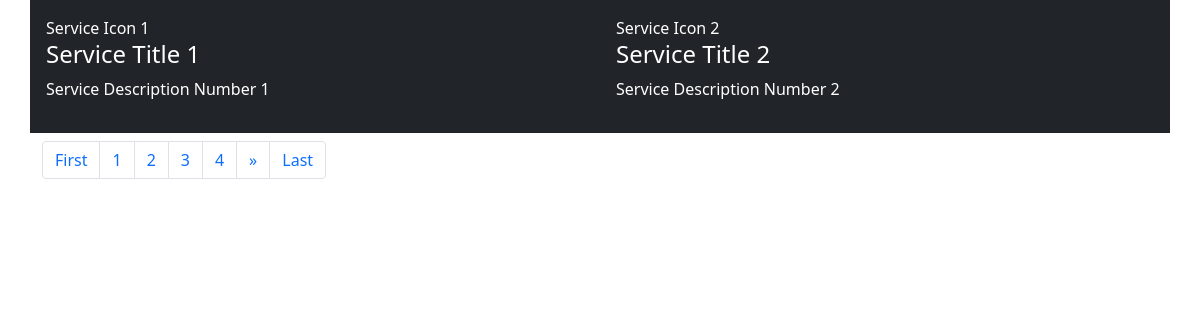
Page /services/ on the committed database.
### service/models.py (models this page shows)
class Services(models.Model):
    service_icon = models.CharField(max_length=50)
    service_title = models.CharField(max_length=50)
    service_desc = models.TextField()

### Calculator/views.py (the view)
# urls.py: path('services/', views.showServices),
def showServices(request):
    servicesData = Services.objects.all()
    paginator = Paginator(servicesData, 2)
    page_number = request.GET.get('page')
    servicesDataFinal = paginator.get_page(page_number)
    total_pages = servicesDataFinal.paginator.num_pages
    data = {
                'serviceData': servicesDataFinal,
                'last_page': total_pages,
                'totalPageList': [n+1 for n in range(total_pages)]
            }
    return render(request, 'services.html', data)

### templates/services.html (shortened to what this page needs)
<!DOCTYPE html>
<html lang="en">
<head>
    <link href="https://cdn.jsdelivr.net/npm/bootstrap@5.0.2/dist/css/bootstrap.min.css" rel = "stylesheet" />
</head>
<body>
    <div class="container">
        <div class="row">
            {% for n in serviceData  %}
              <div class="col-lg-6 col-xl-6 mx-auto bg-dark text-white p-3 mb-2">
                <span>{{n.service_icon}}</span>
                <h4>{{n.service_title}}</h4>
                <p>{{n.service_desc}}</p>
              </div>
            {% endfor %}
            <nav aria-label="Page navigation example">
                <ul class="pagination">
                    <li class="page-item"><a class="page-link" href="/services/?page=1">First</a></li>
                    {% for i in totalPageList  %}
                    <li class="page-item"><a class="page-link" href="/services/?page={{i}}">{{i}}</a></li>
                    {% endfor %}
                    {% if serviceData.has_next %}
                        <li class="page-item">
                            <a class="page-link" href="/services/?page={{serviceData.next_page_number}}" aria-label="Next">
                            <span aria-hidden="true">&raquo;</span>
                            </a>
                        </li>
                    {% endif %}
                    <li class="page-item"><a class="page-link" href="/services/?page={{last_page}}">Last</a></li>
                </ul>
              </nav>
          </div>
    </div>
</body>
</html>

### rows in the picture
Services: service_icon "Service Icon 1", service_title "Service Title 1", service_desc "Service Description Number 1"
Services: service_icon "Service Icon 2", service_title "Service Title 2", service_desc "Service Description Number 2"

### other values in the picture
{{ i }} "1" "2" "3" "4"
